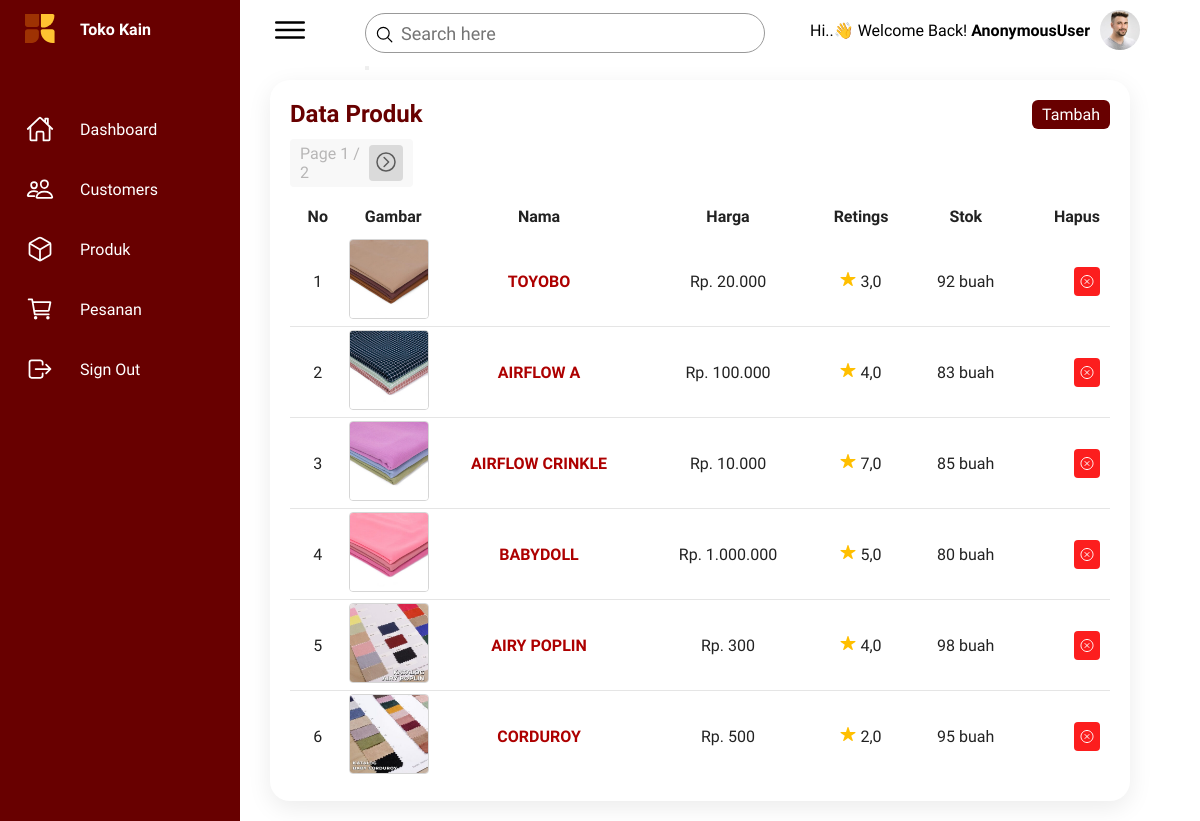
The page /produk-list/ on the database its author committed.
### greenstore_app/models.py (models this page shows, shortened)
class Produk(models.Model):
    img_produk = models.ImageField(upload_to='produk')
    nama_produk = models.CharField(max_length=100)
    rettings = models.FloatField()
    harga = models.IntegerField()
    stok = models.IntegerField(default=0)

### greenstore_app/views.py (the view)
# urls.py: path('produk-list/', BarangListView.as_view(), name='barang'),
class BarangListView(ListView):
    model = Produk
    template_name = 'dsh_barang.html'
    context_object_name = 'produk_list'
    ordering = ['-id']
    paginate_by = 6
    def get_queryset(self):
        query = self.request.GET.get('q')
        if query:
            return Produk.objects.filter(nama_produk__icontains=query).order_by('-id')
        return Produk.objects.all().order_by('-id')
    def get_context_data(self, **kwargs):
        context = super().get_context_data(**kwargs)
        context['search_query'] = self.request.GET.get('q', '')
        return context

### templates/dsh_barang.html (shortened to what this page needs)
{% load static %}
<!DOCTYPE html>
<html lang="en">
<head>
    <link rel="stylesheet" href="{% static 'css/dashboard.css' %}">
</head>
<body>
    <div class="container">
        <div class="navigation">
            <ul>
                <li>
                    <a href="">
                        <span class="icon">
                            <img src="{% static 'img/logo.svg' %}" alt="Toko Kain" style="width: 30px;">
                        </span>
                        <span class="title" style="font-weight: bold;">Toko Kain</span>
                    </a>
                </li>
                <li>
                    <a href="{% url 'dashboard' %}">
                        <span class="icon">
                            <ion-icon name="home-outline"></ion-icon>
                        </span>
                        <span class="title">Dashboard</span>
                    </a>
                </li>
                <li>
                    <a href="{% url 'customor' %}">
                        <span class="icon">
                            <ion-icon name="people-outline"></ion-icon>
                        </span>
                        <span class="title">Customers</span>
                    </a>
                </li>
                <li>
                    <a href="{% url 'barang' %}">
                        <span class="icon">
                            <ion-icon name="cube-outline"></ion-icon>
                        </span>
                        <span class="title">Produk</span>
                    </a>
                </li>
                <li>
                    <a href="{% url 'pesanan' %}">
                        <span class="icon">
                            <ion-icon name="cart-outline"></ion-icon>
                        </span>
                        <span class="title">Pesanan</span>
                    </a>
                </li>
                <li>
                     <a href="#" id="signoutlink">
                        <span class="icon">
                            <ion-icon name="log-out-outline"></ion-icon>
                        </span>
                        <span class="title">Sign Out</span>
                    </a>
                </li>
            </ul>
        </div>
        <div class="main">
            <div class="topbar">
                <div class="toggle">
                    <ion-icon name="menu-outline"></ion-icon>
                </div>
                <div class="search">
                    <form method="GET">
                        <label>
                            <input type="text" name="q" placeholder="Search here" style="margin-top: 25px;">
                            <button type="submit"><ion-icon name="search-outline"></ion-icon></button>
                        </label>
                    </form>
                </div>
                <div class="" style="display: flex; gap: 10px; align-items: center;">
                    <h4 style="text-transform: capitalize;"> <span style="font-weight: 200;">hi..👋 welcome back! </span> {{user}}</h4>
                    <div class="user">
                        <img src="{% static 'img/customer01.jpg' %}" alt="user">
                     </div>
                </div>
            </div>
            <div class="details">
                <div class="recentOrders">
                    <div class="cardHeader">
                        <h2>Data Produk</h2>
                        <a href="#" class="btn" onclick="window.dialog.showModal();">Tambah</a>
                    </div>
                    <table>
                        <thead>
                            <tr style="text-align: center;">
                                <td>No</td>
                                <td>Gambar</td>
                                <td>Nama</td>
                                <td>Harga</td>
                                <td>Retings</td>
                                <td>Stok</td>
                                <td>Hapus</td>
                            </tr>
                        </thead>
                        <tbody>
                            {% for produk in produk_list %}
                                <tr>
                                    <td style="text-align: center;">{{ forloop.counter }}</td>
                                    <td style="width: 80px; height: 80px; padding: 3px;">
                                        <img src="{{ produk.img_produk.url }}" alt="{{ produk.nama_produk }}" style="width: 80px; height: 80px; border: 1px solid rgb(214, 214, 214); border-radius: 4px;">
                                    </td>
                                    <td >
                                        <a href="#" class="edit-produk-btn" data-produk-id="{{ produk.id }}">
                                            {{ produk.nama_produk }}
                                        </a>
                                    </td>
                                    <td style="text-align: center;" id="formatted-harga">Rp. {{ produk.harga }}</td>
                                    <td style="text-align: center;">
                                        <ion-icon name="star" style="color:rgb(255, 191, 0);"></ion-icon> {{ produk.rettings }}
                                    </td>
                                    <td style="text-align: center;">{{ produk.stok }} buah</td>
                                    <td>
                                        <a href="#" class="delete-user-btn" data-user-id="{{ produk.id }}" style="background-color: rgb(252, 30, 30); padding:5px; border-radius: 4px; color: white;">
                                            <ion-icon name="close-circle-outline" style="transform: translateY(2.5px);"></ion-icon>
                                        </a>
                                    </td>
                                </tr>
                            {% endfor %}
                        </tbody>
                        <div class="pagination" >
                            {% if is_paginated %}
                                <span class="step-links">
                                    <span class="current" style="color: #b7b6b6;">
                                        Page {{ page_obj.number }} / {{ page_obj.paginator.num_pages }}
                                    </span>
                                    {% if page_obj.has_next %}
                                        <a href="?q={{ search_query }}&page={{ page_obj.next_page_number }}">
                                            <ion-icon name="chevron-forward-circle-outline" id="pgkanan"></ion-icon>
                                        </a>
                                    {% endif %}
                                </span>
                            {% endif %}
                        </div>
                    </table>
                </div>
            </div>
        </div>
    </div>
</body>
</html>

### static/css/dashboard.css (style rules this page uses)
* { font-family: "Ubuntu", sans-serif; margin: 0; padding: 0; box-sizing: border-box; }
:root { --satu: #FFC331; --dua: #ad0000; --blue: #680000; --white: #fff; --gray: #f5f5f5; --black1: #222; --black2: #999; --vs-primary: 29 92 255; }
body { min-height: 100vh; overflow-x: hidden; }
.container { position: relative; width: 100%; }
.navigation { position: fixed; width: 240px; height: 100%; background: var(--blue); border-left: 10px solid var(--blue); transition: 0.5s; overflow: hidden; }
.navigation ul { position: absolute; top: 0; left: 0; width: 100%; }
.navigation ul li { position: relative; width: 100%; list-style: none; border-top-left-radius: 30px; border-bottom-left-radius: 30px; }
.navigation ul li:nth-child(1) { margin-bottom: 40px; pointer-events: none; }
.navigation ul li a { position: relative; display: block; width: 100%; display: flex; text-decoration: none; color: var(--white); }
.navigation ul li a .icon { position: relative; display: block; min-width: 60px; height: 60px; line-height: 75px; text-align: center; }
.navigation ul li a .icon ion-icon { font-size: 1.75rem; }
.navigation ul li a .title { position: relative; display: block; padding: 0 10px; height: 60px; line-height: 60px; text-align: start; white-space: nowrap; }
.main { position: absolute; width: calc(100% - 300px); left: 250px; min-height: 100vh; background: var(--white); transition: 0.5s; }
.topbar { width: 100%; height: 60px; display: flex; justify-content: space-between; align-items: center; padding: 0 10px; }
.toggle { position: relative; width: 60px; height: 60px; display: flex; justify-content: center; align-items: center; font-size: 2.5rem; cursor: pointer; }
.search { position: relative; width: 400px; margin: 0 10px; }
.search label { position: relative; width: 100%; }
.search label input { width: 100%; height: 40px; border-radius: 40px; padding: 5px 20px; padding-left: 35px; font-size: 18px; outline: none; border: 1px solid var(--black2); }
.search label ion-icon { position: absolute; top: 0; left: 10px; font-size: 1.2rem; }
.user { position: relative; width: 40px; height: 40px; border-radius: 50%; overflow: hidden; cursor: pointer; }
.user img { position: absolute; top: 0; left: 0; width: 100%; height: 100%; object-fit: cover; }
.details { position: relative; width: 100%; padding: 20px; display: grid; grid-template-columns: 1fr; grid-gap: 30px; }
.details .recentOrders { position: relative; min-height: 500px; background: var(--white); padding: 20px; box-shadow: 0 7px 25px rgba(0, 0, 0, 0.08); border-radius: 20px; }
.details .cardHeader { display: flex; justify-content: space-between; align-items: flex-start; }
.cardHeader h2 { font-weight: 600; color: var(--blue); }
.cardHeader .btn { position: relative; padding: 5px 10px; background: var(--blue); text-decoration: none; color: var(--white); border-radius: 6px; }
.details table { width: 100%; border-collapse: collapse; margin-top: 10px; }
.details table thead td { font-weight: 600; }
.details .recentOrders table tr { color: var(--black1); border-bottom: 1px solid rgba(0, 0, 0, 0.1); }
.details .recentOrders table tbody tr td a { color: var(--dua); text-decoration: none; font-weight: bold; text-transform: uppercase; }
.details .recentOrders table tr:last-child { border-bottom: none; }
.details .recentOrders table tr td { padding: 10px; }
.details .recentOrders table tr td:last-child { text-align: end; }
.details .recentOrders table tr td:nth-child(2) { text-align: end; }
.details .recentOrders table tr td:nth-child(3) { text-align: center; }

### templates/dsh_barang.html (style rules this page uses)
.pagination { margin-top: 10px; }
.pagination .step-links { padding: 5px 10px; background-color: #f8f8f8; display: flex; justify-content: space-between; align-items: center; width: 15%; border-radius: 4px; }
.pagination .step-links a { padding: 5px 5px 3px 5px; border-radius: 4px; background-color: #dadada; color: rgb(91, 91, 91); }
.pagination .step-links a #pgkiri, #pgkanan { width: 24px; height: 24px; }

### rows shown on the page
Produk: img_produk (picture), nama_produk "TOYOBO", rettings "3,0", stok "92"
Produk: img_produk (picture), nama_produk "AIRFLOW A", rettings "4,0", stok "83"
Produk: img_produk (picture), nama_produk "AIRFLOW CRINKLE", rettings "7,0", stok "85"
Produk: img_produk (picture), nama_produk "BABYDOLL", rettings "5,0", stok "80"
Produk: img_produk (picture), nama_produk "AIRY POPLIN", rettings "4,0", stok "98"
Produk: img_produk (picture), nama_produk "CORDUROY", rettings "2,0", stok "95"

### other values the page prints
{{ user }} "AnonymousUser"
{{ page_obj.number }} "1"
{{ page_obj.paginator.num_pages }} "2"
